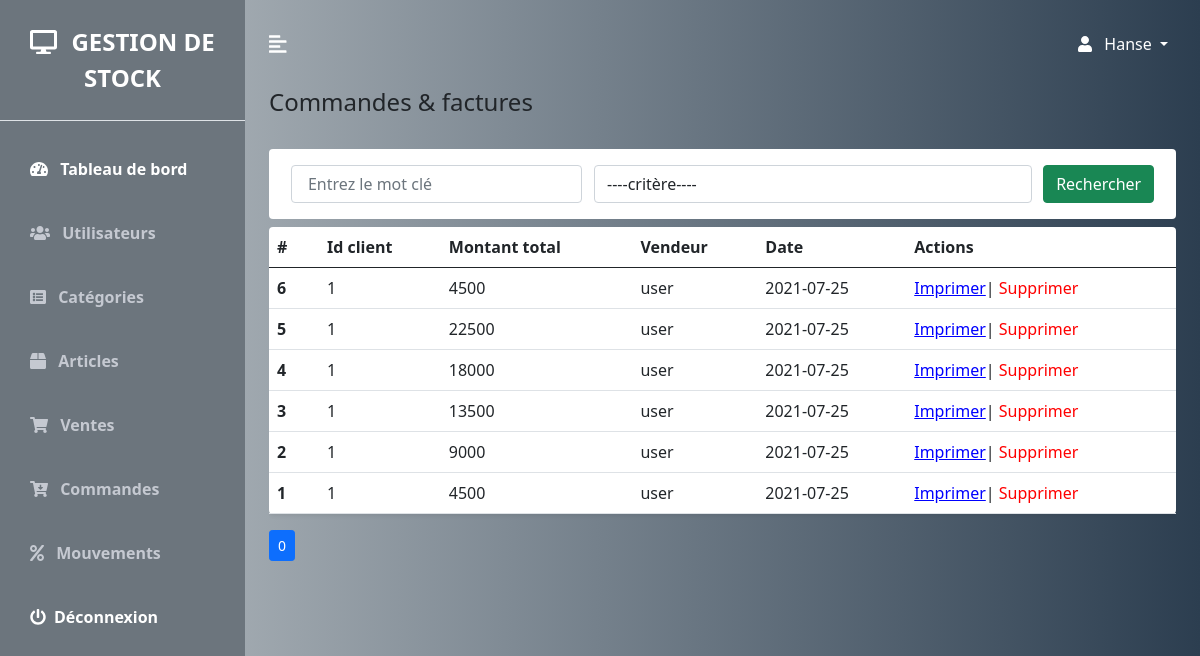
/commandes.php (signed in), run on the app's committed database.
### tables this page shows
CREATE TABLE `commandes` (
  `id_commande` int NOT NULL,
  `ref_client` int DEFAULT NULL,
  `total_commande` double NOT NULL,
  `vendeur` varchar(20) NOT NULL,
  `date` varchar(12) NOT NULL,
  `jours` varchar(15) NOT NULL,
  `mois` varchar(15) NOT NULL
);

### config/commandes/commandesReq.php (called while the page is built)
<?php
        require_once('config/bdd/bdd.php');
        $select = "";
        $mc ="";
        $size = 20;
        if(isset($_GET['page'])){
            $page = htmlspecialchars($_GET['page']);
        }else{
            $page = 0;
        }
        $offset=$size*$page;
        if(isset($_GET['motCle'],$_GET['select'])){
            $mc= htmlspecialchars($_GET['motCle']);
            $select= $_GET['select'];
            $req = $conn->prepare("SELECT * FROM commandes WHERE $select like  '%$mc%' ORDER BY id_commande DESC  LIMIT $size OFFSET $offset");
        }else{
            $req = $conn->prepare("SELECT * FROM commandes ORDER BY id_commande DESC  LIMIT $size OFFSET $offset ");
        }
        $req->execute();
        $result = $req->fetchAll();
        if(isset($_GET['motCle'],$_GET['select']))
        $req2 = $conn->prepare("SELECT COUNT(*) AS NMBRE_SUP FROM commandes WHERE $select like  '%$mc%' ORDER BY id_commande DESC  ");
        else
        $req2 = $conn->prepare("SELECT COUNT(*) AS NMBRE_SUP FROM commandes ORDER BY id_commande DESC ");
        $req2->execute();
        $ligne=$req2->fetch(PDO::FETCH_ASSOC);
        $NMBRE=$ligne['NMBRE_SUP'];
        if(($NMBRE % $size)==0) $nbrePages=floor($NMBRE / $size);
        else  $nbrePages=floor($NMBRE / $size)+1;
?>

### commandes.php (the view, shortened to what this page needs)
<?php
 require('config/commandes/commandesReq.php');
 ?>
<!DOCTYPE html>
<html lang="fr">
<head>
    <link href="config/bootstrap/css/bootstrap.min.css" rel="stylesheet"  >
    <link rel="stylesheet" href="config/css/style.css">
</head>
<body>
    <div class="d-flex" id="wrapper">
        <?php require('sidebar.php') ?>
            <div id="page-content-wrapper">
                <?php require('navbar.php') ?>
                <div class="container-fluid px-4">
                    <h3 class="fs-4 mb-3">Commandes & factures </h3>
                    <div class="row g-3 my-2">
                        <form  method="get">
                                <div class="col-md-12">
                                    <div class="p-3 bg-white shadown-sm d-flex justify-content-around align-items-center rounded">
                                        <div class="form-group col-md-4">
                                                <input type="text" class="form-control mr-sm-2" aria-label="search" value=""
                                                placeholder=" Entrez le mot clé" name="motCle">
                                        </div>
                                        <div class="form-group col-md-6">
                                            <select name="select" class="form-control">
                                                <option value="">----critère----</option>
                                            </select>
                                        </div>
                                        <button class="btn btn-success my-2 my-sm-0" type="submit">Rechercher</button>
                                    </div>
                                </div>
                         </form>
                    </div>
                   <div class="col">
                      <div style="overflow:auto;white-space: nowrap;" >
                        <table class="table bg-white rounded shadow-sm  table-hover">
                            <thead>
                                <tr>
                                    <th scope="col" width="50">#</th>
                                    <th scope="col">Id client</th>
                                    <th scope="col">Montant total</th>
                                    <th scope="col">Vendeur</th>
                                    <th scope="col">Date</th>
                                    <th scope="col">Actions</th>
                                </tr>
                            </thead>
                            <tbody>
                            <?php foreach ($result as $result) : ?>
                                <tr>
                                    <th scope="row"> <?=$result['id_commande']?></th>
                                    <td><?= $result['ref_client'] ?></td>
                                    <td><?= $result['total_commande'] ?></td>
                                    <td><?= $result['vendeur'] ?></td>
                                    <td><?= $result['date'] ?></td>
                                    <td>
                                        <a style="color:blue"  href="facturePdf.php?id_commande=<?=$result['id_commande']?>" >Imprimer</a>|
                                        <a href="config/commandes/supprimer.php?id_commande=<?=$result['id_commande']?>" onclick="return confirm( 'ETES VOUS SUR DE VOULOIR SUPPRIMER CET ELEMENT?' )" style="text-decoration:none;color:red">Supprimer</a>
                                   </td>
                                </tr>
                               <?php endforeach ?>
                            </tbody>
                        </table>
                        </div>
                        <ul class="pagination pagination-sm">
                            <?php for($i=0;$i<$nbrePages;$i++) {?>
                                <li class="page-item <?php  echo(($i==$page)?'active':''); ?>" aria-current="page" style="margin-right:10px;" >
                                    <a  class="page-link " href="ventes.php?page=<?php  echo($i) ?>&motCle=<?php  echo($mc) ?>"> <?php  echo($i) ?> </a>
                                </li>
                            <?php } ?>
                        </ul>
                    </div>
                </div>
            </div>
    </div>
</body>
</html>

### config/css/style.css (style rules this page uses)
:root { --main-bg-color: #35d670; --main-text-color: #ffffff; --second-text-color: #c5c9d1; --second-bg-color: #4e6a88; }
#wrapper { overflow-x: hidden; background-image: linear-gradient( to right, #bdc3c7, #2c3e50); }
#page-content-wrapper { min-width: 100vw; }
@media (min-width: 768px) { #page-content-wrapper { min-width: 0; width: 100%; } }

### data on the page
commandes: id_commande "6", ref_client "1", total_commande "4500", vendeur "user", date "2021-07-25"
commandes: id_commande "5", ref_client "1", total_commande "22500", vendeur "user", date "2021-07-25"
commandes: id_commande "4", ref_client "1", total_commande "18000", vendeur "user", date "2021-07-25"
commandes: id_commande "3", ref_client "1", total_commande "13500", vendeur "user", date "2021-07-25"
commandes: id_commande "2", ref_client "1", total_commande "9000", vendeur "user", date "2021-07-25"
commandes: id_commande "1", ref_client "1", total_commande "4500", vendeur "user", date "2021-07-25"

### other printed values
$_SESSION['PROFILE']['nom'] "Hanse"
